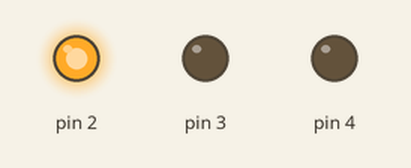
This sketch was run on a simulated Arduino Uno, built with avr-gcc and run on an emulated ATmega328P. Shown: output pins drawn as LEDs (lit = HIGH).

Above: at 1.0 s.
At 3.0 s:
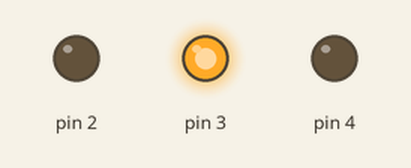
At 5.0 s:
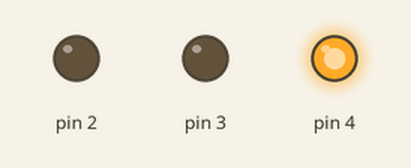
Timing chart, 0 to 7.8 s (numbered marks = the images above):
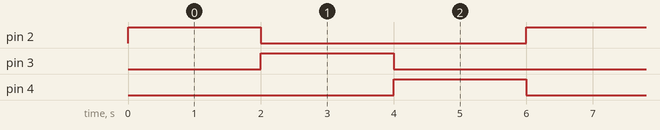

The sketch:

real_rgb_led_delay.ino
```cpp
void setup() {
  for(int i=2;i<=4;i++)
   pinMode(i,OUTPUT);
}
void loop() {
  for(int i=2;i<=4;i++){
    digitalWrite(i,HIGH);
    delay(2000);
    digitalWrite(i,LOW);
  }
}
```

Measured:
- by itself, pin 2–4: alternates HIGH for 2.0 s and LOW for 4.0 s
- by itself, everything shown: repeats every 6.0 s, in 4 steps
